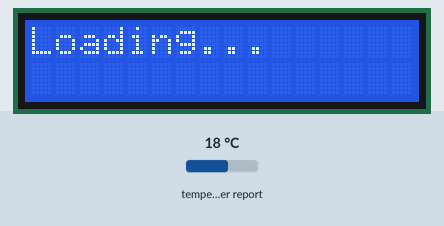
This program was run on a simulated Raspberry Pi (BCM pin numbers). Parts: 16×2 character LCD. Inputs (shaded band) come from the test bench; at power-on: temperature in the web weather report 18 °C. The clock reads 2024-03-15 10:24:30 at power-on unless the program sets it; files the program writes start out absent; requests to the public web service named in the program get a made-up reply in its usual format after 0.4 s (London, UTC, broken clouds, 64 % humidity, 1013 hPa unless stated); values from a settings file that is not in the repository are placeholders; threads take turns every 2 ms; what the program prints to the terminal is not drawn.

Above: at 0.1 s.
At 11.3 s:
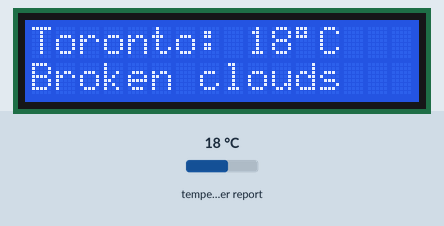
At 16.3 s:
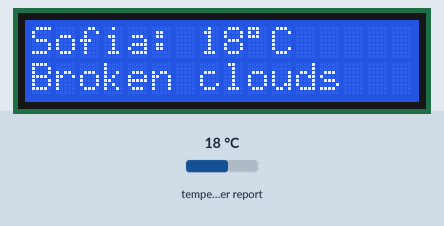
At 36.5 s:
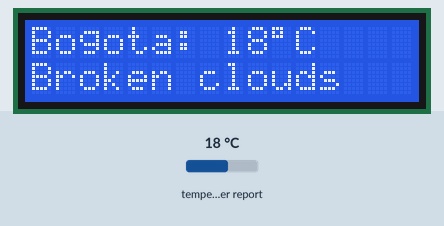

The program:

pitemp.py
```python
# -*- coding: utf-8 -*-
import time
import board
import digitalio
import adafruit_character_lcd.character_lcd as characterlcd
import threading
import json
import requests
import os
from binascii import hexlify
from datetime import datetime

lcd_rs = digitalio.DigitalInOut(board.D26)
lcd_en = digitalio.DigitalInOut(board.D19)
lcd_d7 = digitalio.DigitalInOut(board.D27)
lcd_d6 = digitalio.DigitalInOut(board.D22)
lcd_d5 = digitalio.DigitalInOut(board.D24)
lcd_d4 = digitalio.DigitalInOut(board.D25)

lcd_columns = 16
lcd_rows = 2

#Define the cities that will be cycled to display
cities = ["toronto", "sofia", "bogota"]

#DO NOT EDIT: this is where results for the api calls are stored
results = [None]*len(cities)

#The path to the log file
LOG_FILENAME="./pitemp.log"

#The time taken between API calls to update the weather (in seconds)
UPDATE_TIMER=600

def log(str_in):
    curr_time = str(datetime.now())
    #Remove any newlines for easier logging
    str_in = str_in.replace("\n", " | ")
    log_msg = "[{}]: {}".format(curr_time, str_in)
    print(log_msg)
    with open(LOG_FILENAME, "a") as logfile:
        logfile.write(log_msg + "\n")

def get_temp(city):
    try:
        WEATHERAPIKEY = os.environ['WEATHERAPIKEY']
        data = requests.get('http://api.openweathermap.org/data/2.5/weather?q={}&units=metric&APPID={}'.format(city, WEATHERAPIKEY)).json()

        # print(json.dumps(data, indent=2))
        city = city.capitalize()
        temp = data["main"]["temp"]
        degree_sym = chr(223) + "C"
        desc = data["weather"][0]["description"].capitalize()
        msg = "{}: {}{}\n{}".format(city, temp, degree_sym, desc)
    except KeyError:
        msg = "ERROR: ENVIRONMENT VAR NOT FOUND"
    log(msg)
    return msg

def update_temps():
    global results
    for i,city in enumerate(cities):
        results[i] = get_temp(city)
    threading.Timer(UPDATE_TIMER, update_temps).start()

def display_temps():
    global results
    while True:
        for city_msg in results:
            lcd.message = city_msg
            time.sleep(5)
            lcd.clear()

if __name__ == "__main__":
    try:
        lcd = characterlcd.Character_LCD_Mono(lcd_rs, lcd_en, lcd_d4, lcd_d5, lcd_d6, lcd_d7, lcd_columns, lcd_rows)
        #Give it enough time to connect to initialize
        lcd.message = "Loading..."
        time.sleep(10)

        #Make an API call to get the temperatures
        update_temps()
        #Display the temperatures
        threading.Thread(target=display_temps).start()
    except KeyboardInterrupt:
        lcd.backlight = False
        lcd.clear()
    except Exception as e:
        log(e)
```

Measured:
- what the display in image 0 shows lasts 11.2 s, from 0.0 s to 11.2 s
- what the display in image 1 shows lasts 5.0 s, from 11.3 s to 16.3 s
